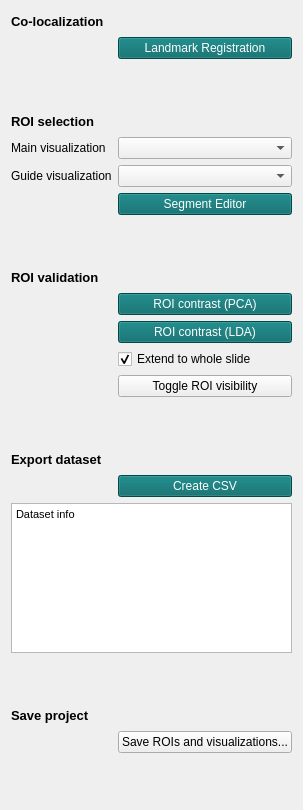
  <widget class="QWidget" name="tab_3">
   <attribute name="title">
    <string>Dataset curation</string>
   </attribute>
   <layout class="QFormLayout" name="formLayout_3">
    <item row="0" column="0">
     <widget class="QLabel" name="label_68">
      <property name="font">
       <font>
        <pointsize>10</pointsize>
        <weight>75</weight>
        <bold>true</bold>
       </font>
      </property>
      <property name="styleSheet">
       <string notr="true"/>
      </property>
      <property name="text">
       <string>Co-localization</string>
      </property>
     </widget>
    </item>
    <item row="0" column="1">
     <spacer name="horizontalSpacer_6">
      <property name="orientation">
       <enum>Qt::Horizontal</enum>
      </property>
      <property name="sizeHint" stdset="0">
       <size>
        <width>40</width>
        <height>20</height>
       </size>
      </property>
     </spacer>
    </item>
    <item row="1" column="1">
     <widget class="QPushButton" name="gotoRegistration">
      <property name="styleSheet">
       <string notr="true">background-color: #006666;
color: rgb(255, 255, 255);</string>
      </property>
      <property name="text">
       <string>Landmark Registration</string>
      </property>
     </widget>
    </item>
    <item row="2" column="0" colspan="2">
     <spacer name="verticalSpacer_4">
      <property name="orientation">
       <enum>Qt::Vertical</enum>
      </property>
      <property name="sizeType">
       <enum>QSizePolicy::Fixed</enum>
      </property>
      <property name="sizeHint" stdset="0">
       <size>
        <width>20</width>
        <height>40</height>
       </size>
      </property>
     </spacer>
    </item>
    <item row="3" column="0">
     <widget class="QLabel" name="label_76">
      <property name="font">
       <font>
        <pointsize>10</pointsize>
        <weight>75</weight>
        <bold>true</bold>
       </font>
      </property>
      <property name="styleSheet">
       <string notr="true"/>
      </property>
      <property name="text">
       <string>ROI selection</string>
      </property>
     </widget>
    </item>
    <item row="3" column="1">
     <spacer name="horizontalSpacer_22">
      <property name="orientation">
       <enum>Qt::Horizontal</enum>
      </property>
      <property name="sizeHint" stdset="0">
       <size>
        <width>40</width>
        <height>20</height>
       </size>
      </property>
     </spacer>
    </item>
    <item row="4" column="0">
     <widget class="QLabel" name="label_80">
      <property name="styleSheet">
       <string notr="true"/>
      </property>
      <property name="text">
       <string>Main visualization</string>
      </property>
     </widget>
    </item>
    <item row="4" column="1">
     <widget class="QComboBox" name="segVollist1">
      <property name="sizePolicy">
       <sizepolicy hsizetype="Expanding" vsizetype="Fixed">
        <horstretch>0</horstretch>
        <verstretch>0</verstretch>
       </sizepolicy>
      </property>
      <property name="maximumSize">
       <size>
        <width>16777215</width>
        <height>16777215</height>
       </size>
      </property>
     </widget>
    </item>
    <item row="5" column="0">
     <widget class="QLabel" name="label_82">
      <property name="styleSheet">
       <string notr="true"/>
      </property>
      <property name="text">
       <string>Guide visualization</string>
      </property>
     </widget>
    </item>
    <item row="5" column="1">
     <widget class="QComboBox" name="segVollist2">
      <property name="sizePolicy">
       <sizepolicy hsizetype="Expanding" vsizetype="Fixed">
        <horstretch>0</horstretch>
        <verstretch>0</verstretch>
       </sizepolicy>
      </property>
      <property name="maximumSize">
       <size>
        <width>16777215</width>
        <height>16777215</height>
       </size>
      </property>
     </widget>
    </item>
    <item row="6" column="1">
     <widget class="QPushButton" name="segmentEditor">
      <property name="styleSheet">
       <string notr="true">background-color: #006666;
color: rgb(255, 255, 255);</string>
      </property>
      <property name="text">
       <string>Segment Editor</string>
      </property>
     </widget>
    </item>
    <item row="7" column="0" colspan="2">
     <spacer name="verticalSpacer_5">
      <property name="orientation">
       <enum>Qt::Vertical</enum>
      </property>
      <property name="sizeType">
       <enum>QSizePolicy::Fixed</enum>
      </property>
      <property name="sizeHint" stdset="0">
       <size>
        <width>20</width>
        <height>40</height>
       </size>
      </property>
     </spacer>
    </item>
    <item row="8" column="0">
     <widget class="QLabel" name="label_72">
      <property name="font">
       <font>
        <pointsize>10</pointsize>
        <weight>75</weight>
        <bold>true</bold>
       </font>
      </property>
      <property name="styleSheet">
       <string notr="true"/>
      </property>
      <property name="text">
       <string>ROI validation</string>
      </property>
     </widget>
    </item>
    <item row="8" column="1">
     <spacer name="horizontalSpacer_27">
      <property name="orientation">
       <enum>Qt::Horizontal</enum>
      </property>
      <property name="sizeHint" stdset="0">
       <size>
        <width>40</width>
        <height>20</height>
       </size>
      </property>
     </spacer>
    </item>
    <item row="9" column="1">
     <widget class="QPushButton" name="roiContrast">
      <property name="styleSheet">
       <string notr="true">background-color: #006666;
color: rgb(255, 255, 255);</string>
      </property>
      <property name="text">
       <string>ROI contrast (PCA)</string>
      </property>
     </widget>
    </item>
    <item row="10" column="1">
     <widget class="QPushButton" name="roiContrastLDA">
      <property name="styleSheet">
       <string notr="true">background-color: #006666;
color: rgb(255, 255, 255);</string>
      </property>
      <property name="text">
       <string>ROI contrast (LDA)</string>
      </property>
     </widget>
    </item>
    <item row="11" column="1">
     <widget class="QCheckBox" name="roiCintrastExtend">
      <property name="text">
       <string>Extend to whole slide</string>
      </property>
      <property name="checked">
       <bool>true</bool>
      </property>
     </widget>
    </item>
    <item row="12" column="1">
     <widget class="QPushButton" name="segmentVisibility">
      <property name="text">
       <string>Toggle ROI visibility</string>
      </property>
     </widget>
    </item>
    <item row="13" column="0" colspan="2">
     <spacer name="verticalSpacer_13">
      <property name="orientation">
       <enum>Qt::Vertical</enum>
      </property>
      <property name="sizeType">
       <enum>QSizePolicy::Fixed</enum>
      </property>
      <property name="sizeHint" stdset="0">
       <size>
        <width>20</width>
        <height>40</height>
       </size>
      </property>
     </spacer>
    </item>
    <item row="14" column="0">
     <widget class="QLabel" name="label_69">
      <property name="font">
       <font>
        <pointsize>10</pointsize>
        <weight>75</weight>
        <bold>true</bold>
       </font>
      </property>
      <property name="styleSheet">
       <string notr="true"/>
      </property>
      <property name="text">
       <string>Export dataset</string>
      </property>
     </widget>
    </item>
    <item row="14" column="1">
     <spacer name="horizontalSpacer_23">
      <property name="orientation">
       <enum>Qt::Horizontal</enum>
      </property>
      <property name="sizeHint" stdset="0">
       <size>
        <width>40</width>
        <height>20</height>
       </size>
      </property>
     </spacer>
    </item>
    <item row="15" column="1">
     <widget class="QPushButton" name="createCSVbutton">
      <property name="styleSheet">
       <string notr="true">background-color: #006666;
color: rgb(255, 255, 255);</string>
      </property>
      <property name="text">
       <string>Create CSV</string>
      </property>
     </widget>
    </item>
    <item row="16" column="0" colspan="2">
     <widget class="QTextBrowser" name="csvcreateTextBrowser">
      <property name="sizePolicy">
       <sizepolicy hsizetype="Expanding" vsizetype="Preferred">
        <horstretch>0</horstretch>
        <verstretch>0</verstretch>
       </sizepolicy>
      </property>
      <property name="maximumSize">
       <size>
        <width>16777215</width>
        <height>150</height>
       </size>
      </property>
      <property name="html">
       <string>&lt;!DOCTYPE HTML PUBLIC &quot;-//W3C//DTD HTML 4.0//EN&quot; &quot;http://www.w3.org/TR/REC-html40/strict.dtd&quot;&gt;
&lt;html&gt;&lt;head&gt;&lt;meta name=&quot;qrichtext&quot; content=&quot;1&quot; /&gt;&lt;style type=&quot;text/css&quot;&gt;
p, li { white-space: pre-wrap; }
&lt;/style&gt;&lt;/head&gt;&lt;body style=&quot; font-family:'MS Shell Dlg 2'; font-size:6.6pt; font-weight:400; font-style:normal;&quot;&gt;
&lt;p style=&quot; margin-top:0px; margin-bottom:0px; margin-left:0px; margin-right:0px; -qt-block-indent:0; text-indent:0px;&quot;&gt;&lt;span style=&quot; font-size:8.25pt;&quot;&gt;Dataset info&lt;/span&gt;&lt;/p&gt;&lt;/body&gt;&lt;/html&gt;</string>
      </property>
     </widget>
    </item>
    <item row="17" column="1">
     <spacer name="verticalSpacer_6">
      <property name="orientation">
       <enum>Qt::Vertical</enum>
      </property>
      <property name="sizeType">
       <enum>QSizePolicy::Fixed</enum>
      </property>
      <property name="sizeHint" stdset="0">
       <size>
        <width>20</width>
        <height>40</height>
       </size>
      </property>
     </spacer>
    </item>
    <item row="18" column="0">
     <widget class="QLabel" name="label_70">
      <property name="font">
       <font>
        <pointsize>10</pointsize>
        <weight>75</weight>
        <bold>true</bold>
       </font>
      </property>
      <property name="styleSheet">
       <string notr="true"/>
      </property>
      <property name="text">
       <string>Save project</string>
      </property>
     </widget>
    </item>
    <item row="18" column="1">
     <spacer name="horizontalSpacer_26">
      <property name="orientation">
       <enum>Qt::Horizontal</enum>
      </property>
      <property name="sizeHint" stdset="0">
       <size>
        <width>40</width>
        <height>20</height>
       </size>
      </property>
     </spacer>
    </item>
    <item row="19" column="1">
     <widget class="QPushButton" name="saveScenePush">
      <property name="text">
       <string>Save ROIs and visualizations...</string>
      </property>
     </widget>
    </item>
    <item row="20" column="0" colspan="2">
     <spacer name="verticalSpacer_7">
      <property name="orientation">
       <enum>Qt::Vertical</enum>
      </property>
      <property name="sizeHint" stdset="0">
       <size>
        <width>20</width>
        <height>40</height>
       </size>
      </property>
     </spacer>
    </item>
   </layout>
  </widget>
